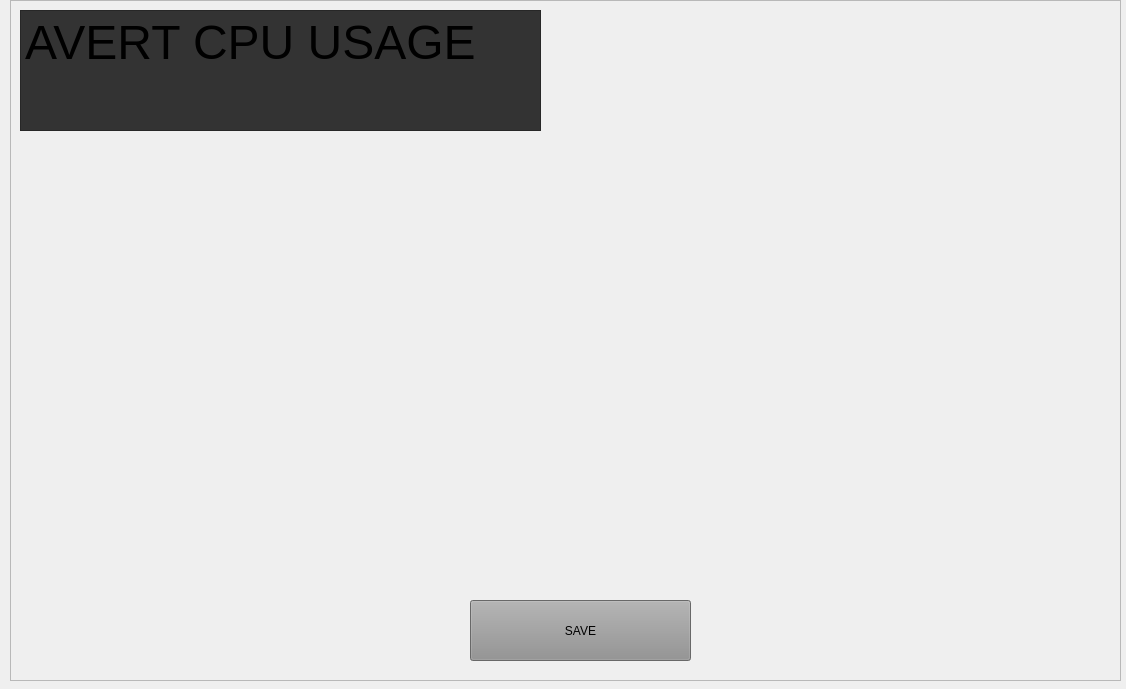
<?xml version="1.0" encoding="UTF-8"?>
<ui version="4.0">
 <class>Form</class>
 <widget class="QWidget" name="Form">
  <property name="geometry">
   <rect>
    <x>0</x>
    <y>0</y>
    <width>1126</width>
    <height>689</height>
   </rect>
  </property>
  <property name="windowTitle">
   <string>Form</string>
  </property>
  <widget class="QFrame" name="Content_Frame">
   <property name="geometry">
    <rect>
     <x>10</x>
     <y>0</y>
     <width>1111</width>
     <height>681</height>
    </rect>
   </property>
   <property name="frameShape">
    <enum>QFrame::StyledPanel</enum>
   </property>
   <property name="frameShadow">
    <enum>QFrame::Raised</enum>
   </property>
   <widget class="QPlainTextEdit" name="plainTextEdit">
    <property name="geometry">
     <rect>
      <x>10</x>
      <y>10</y>
      <width>521</width>
      <height>121</height>
     </rect>
    </property>
    <property name="font">
     <font>
      <pointsize>36</pointsize>
     </font>
    </property>
    <property name="styleSheet">
     <string notr="true">background-color: rgb(51, 51, 51);
</string>
    </property>
    <property name="plainText">
     <string>AVERT CPU USAGE</string>
    </property>
   </widget>
   <widget class="QPushButton" name="pushButton">
    <property name="geometry">
     <rect>
      <x>460</x>
      <y>600</y>
      <width>221</width>
      <height>61</height>
     </rect>
    </property>
    <property name="styleSheet">
     <string notr="true">background-color: rgb(145, 145, 145);</string>
    </property>
    <property name="text">
     <string>SAVE</string>
    </property>
   </widget>
   <widget class="QLabel" name="label">
    <property name="geometry">
     <rect>
      <x>150</x>
      <y>160</y>
      <width>451</width>
      <height>431</height>
     </rect>
    </property>
    <property name="text">
     <string>&lt;html&gt;&lt;head/&gt;&lt;body&gt;&lt;p&gt;&lt;img src=&quot;:/picsAvert/Screen Shot 2021-09-12 at 10.19.01 PM.png&quot;/&gt;&lt;/p&gt;&lt;/body&gt;&lt;/html&gt;</string>
    </property>
   </widget>
   <widget class="QLabel" name="label_2">
    <property name="geometry">
     <rect>
      <x>600</x>
      <y>130</y>
      <width>501</width>
      <height>501</height>
     </rect>
    </property>
    <property name="text">
     <string>&lt;html&gt;&lt;head/&gt;&lt;body&gt;&lt;p&gt;&lt;img src=&quot;:/picsAvert/Screen Shot 2021-09-12 at 10.18.36 PM.png&quot;/&gt;&lt;/p&gt;&lt;/body&gt;&lt;/html&gt;</string>
    </property>
   </widget>
  </widget>
 </widget>
 <resources/>
 <connections/>
</ui>
